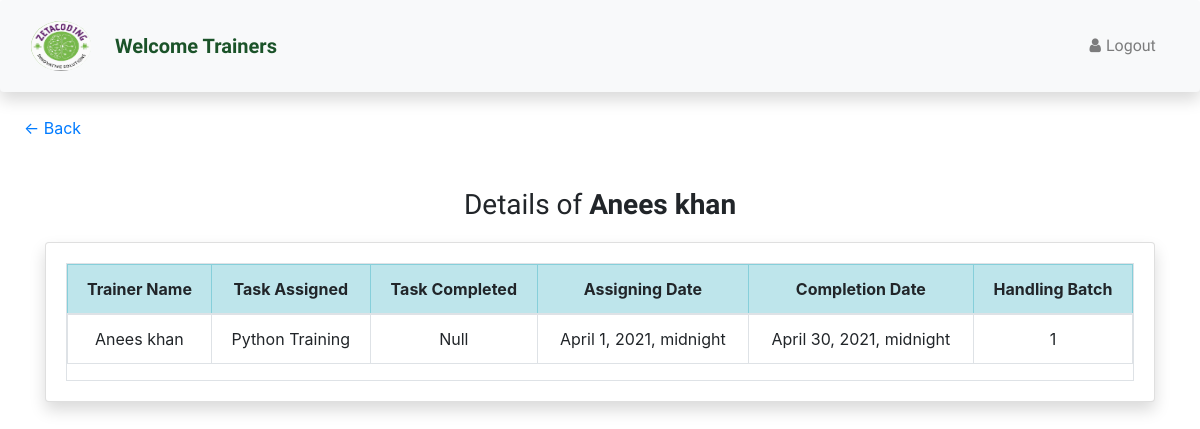
/Trainer/1/Trdata/, run on the app's committed database.
### Admin/models.py (models this page shows, shortened)
class Trainer_detail(models.Model):                      # For Trainer work details
    Tr_id = models.ForeignKey(Trainer_profile,on_delete=models.CASCADE,primary_key=True,default=1)
    task_assigned = models.CharField(max_length=80)
    task_completed = models.CharField(max_length=80)
    task_assgn_date = models.DateTimeField(blank=True)
    task_complete_date = models.DateTimeField(blank=True)
    tr_batch = models.IntegerField()

class Trainer_profile(models.Model):                     # For Trainer personal details
    tr_id = models.AutoField(primary_key=True,default=None)
    tr_name = models.CharField(max_length=50)
    tr_email = models.CharField(max_length=50)
    tr_address = models.CharField(max_length=100)
    tr_phone = models.IntegerField()

### Trainer/views.py (the view)
# urls.py: path('<int:id>/Trdata/',views.trainer_data,name="Tr_data"),
def trainer_data(request, id=None):
    Trdata = Trainer_detail.objects.get(Tr_id=id)
    detail = {'Trdata':Trdata}
    return render(request,'Trdata.html',detail)

### Trainer/templates/Trdata.html (shortened to what this page needs)
{% extends 'Trainerbasic.html' %}
{% load static %}
{% block body %}
<p style="margin-top: 2%; margin-left: 2%;"><a href="/Trainer/Trdetails">&#8592; Back</a></p>
            <div class="container">
                <h3 class="text-center mt-5" style="margin: 20px; font-family: Aldrich, sans-serif;">Details of <b>{{Trdata.Tr_id.tr_name}}</b></h3>
                <div class="card shadow">
                    <div class="card-body">
                        <div class="table-responsive table-bordered text-center">
                            <table class="table table-bordered">
                                <thead>
                                    <tr class="table-info">
                                        <th>Trainer&nbsp;Name</th>
                                        <th>Task Assigned</th>
                                        <th>Task Completed</th>
                                        <th>Assigning Date</th>
                                        <th>Completion Date</th>
                                        <th>Handling&nbsp;Batch</th>
                                    </tr>
                                </thead>
                                <tbody>
                                    <tr>
                                        <td>{{Trdata.Tr_id.tr_name}}</td>
                                        <td>{{Trdata.task_assigned}}</td>
                                        <td>{{Trdata.task_completed}}</td>
                                        <td>{{Trdata.task_assgn_date}}</td>
                                        <td>{{Trdata.task_complete_date}}</td>
                                        <td>{{Trdata.tr_batch}}</td>
                                    </tr>
                                </tbody>
                            </table>
                        </div>
                    </div>
                </div>
            </div>
{% endblock body %}

### data on the page
Trainer_detail: Tr_id.tr_name "Anees khan", task_assigned "Python Training", task_completed "Null", task_assgn_date "April 1, 2021, midnight", task_complete_date "April 30, 2021, midnight", tr_batch "1"
